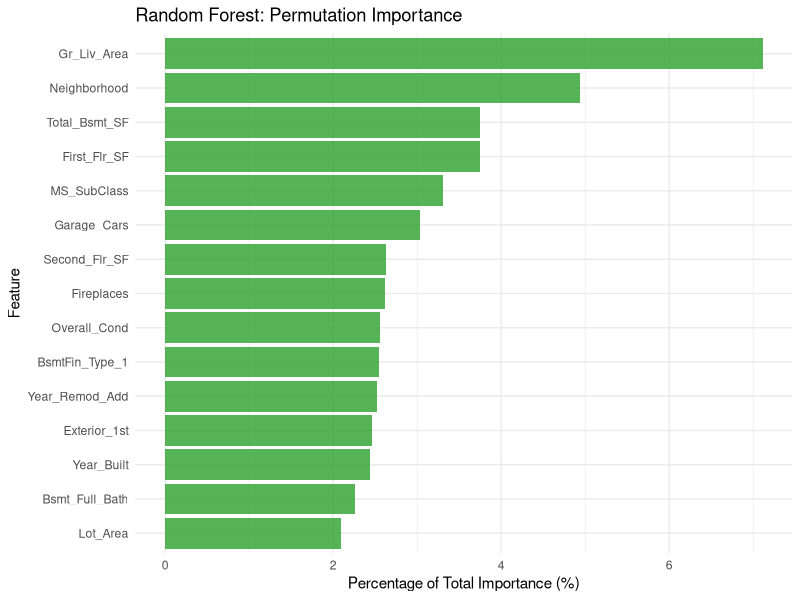

The R script that drew this image:
library(randomForest)
library(dplyr)
library(ggplot2)
library(modeldata)

set.seed(42)

# Load Ames housing data
data(ames, package = "modeldata")

# Identify predictors
predictor_cols <- setdiff(names(ames), "Sale_Price")

# Random forest model (mtry = 31)
rf_model <- randomForest(Sale_Price ~ ., 
                         data = ames[, c(predictor_cols, "Sale_Price")],
                         ntree = 100,
                         mtry = 31,
                         importance = TRUE)

# Extract permutation importance (type = 1)
rf_importance <- importance(rf_model, type = 1)
colnames(rf_importance) <- "Importance"

# Convert to data frame and sort
rf_df <- data.frame(
  Feature = rownames(rf_importance),
  Importance = rf_importance[, 1]
) %>% arrange(desc(Importance))

# Remove features with zero or negative importance
rf_df <- rf_df %>% filter(Importance > 0)

# Convert to percentage of total
total_imp_rf <- sum(rf_df$Importance)
rf_df <- rf_df %>%
  mutate(Percentage_of_Total = (Importance / total_imp_rf) * 100)

# Print all features with importance (table)
print(rf_df %>% mutate(across(where(is.numeric), ~round(., 2))))

# Take top 15 for plotting
rf_top15 <- rf_df %>% head(15)

# Create bar plot
p <- ggplot(rf_top15, aes(x = reorder(Feature, Percentage_of_Total), y = Percentage_of_Total)) +
  geom_bar(stat = "identity", fill = "#2ca02c", alpha = 0.8) +
  coord_flip() +
  labs(title = "Random Forest: Permutation Importance", 
       x = "Feature", 
       y = "Percentage of Total Importance (%)") +
  theme_minimal()

# Display plot
print(p)
